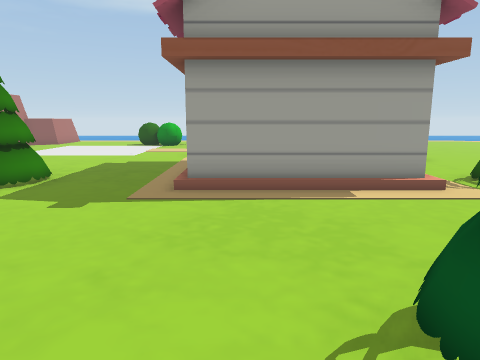
View 1 (above)

24 first-person views from a walk through a Unity game level. The camera is 1.5 m above the floor, tilts 10° down and sees 70° across. The floor is counted in squares, 1 m on a side. Each view is taken from the middle of a square. On the plan, view 1 faces up. The plan holds only what a view shows up to about 16 squares ahead; the rest is blank. The place goes on beyond the plan. Some animated figures are not drawn.

View 2
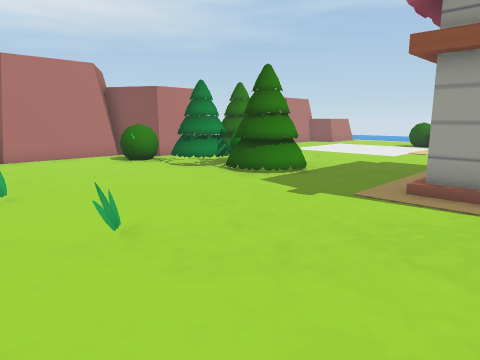

View 3
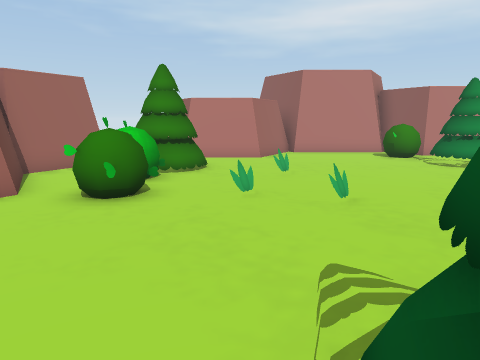

View 4
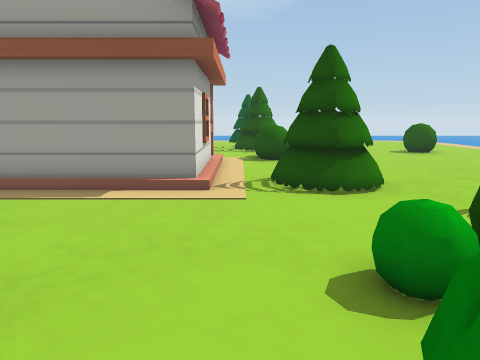

View 5
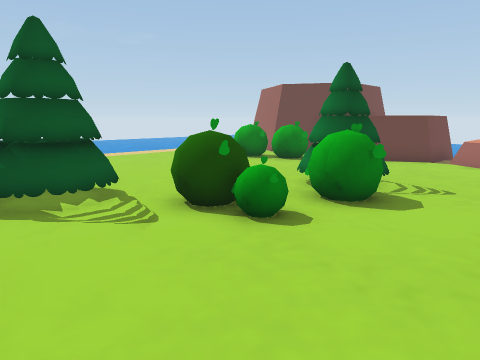

View 6
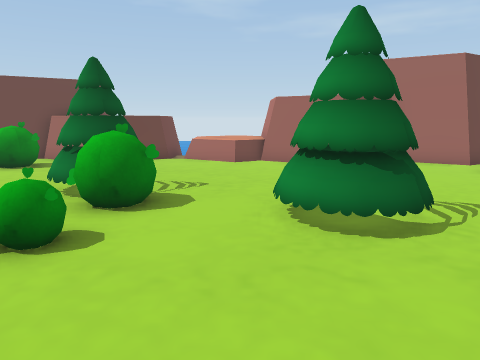

View 7
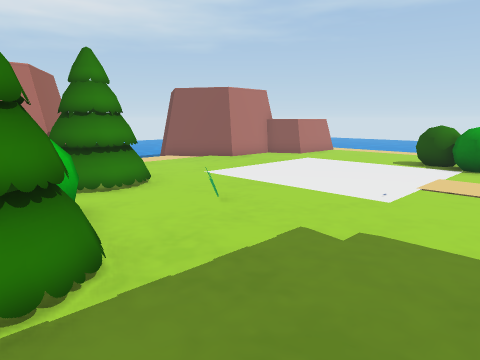

View 8
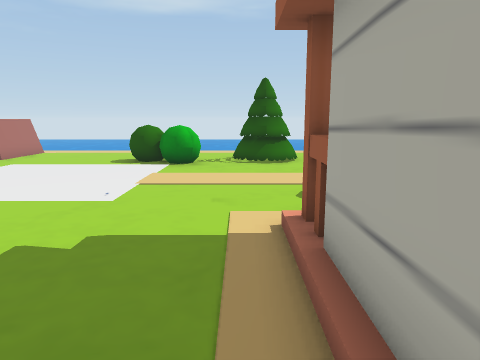

View 9
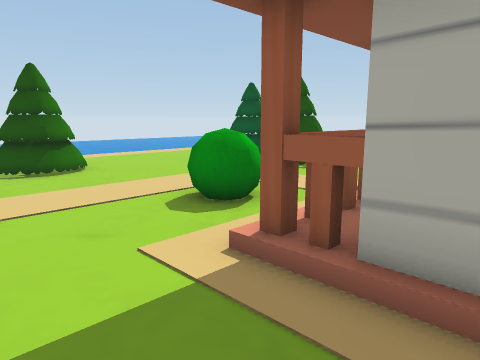

View 10
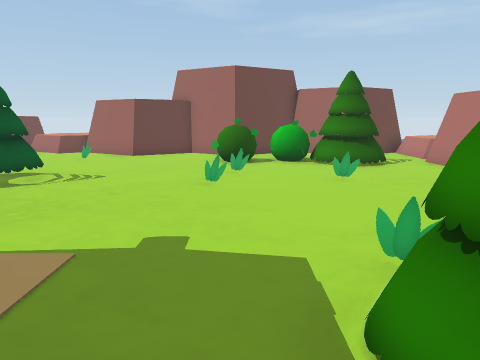

View 11
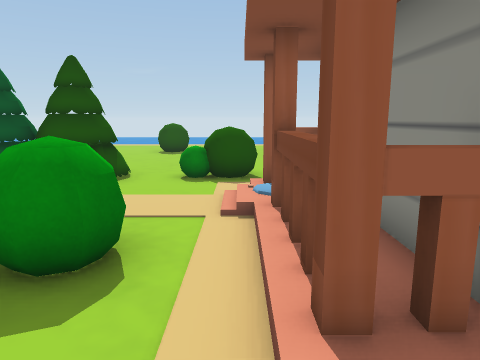

View 12
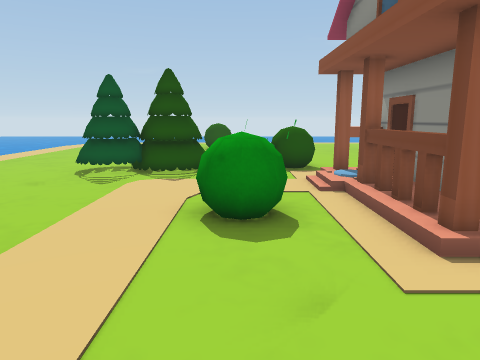

View 13
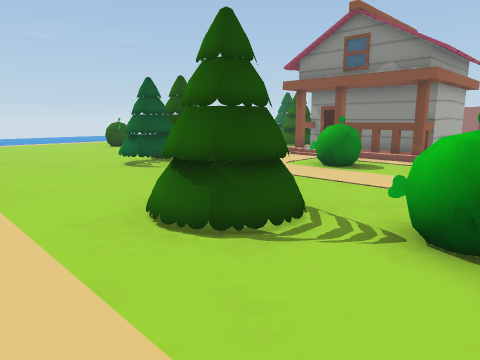

View 14
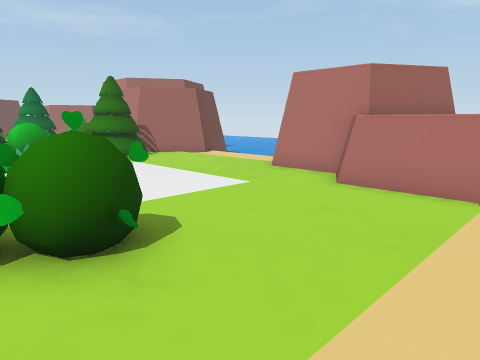

View 15
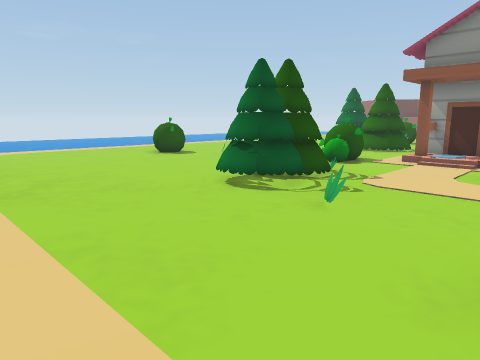

View 16
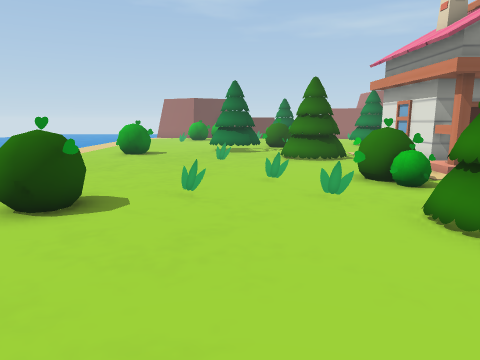

View 17
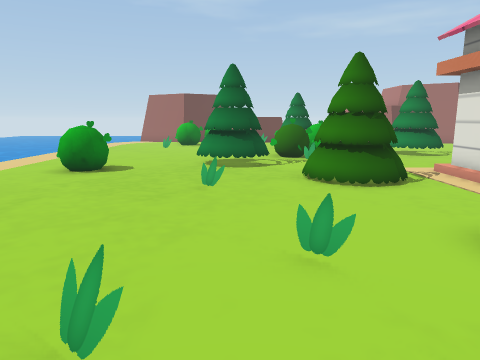

View 18
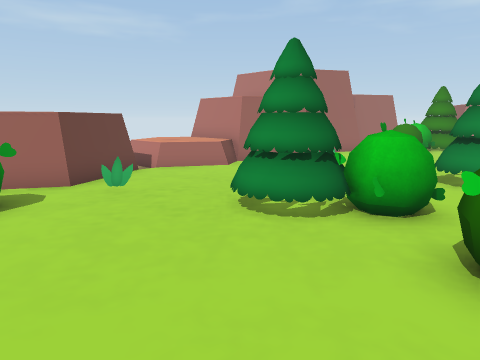

View 19
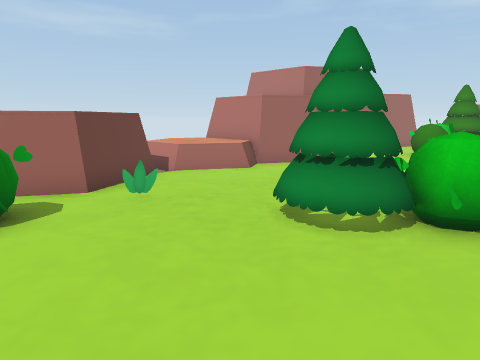

View 20
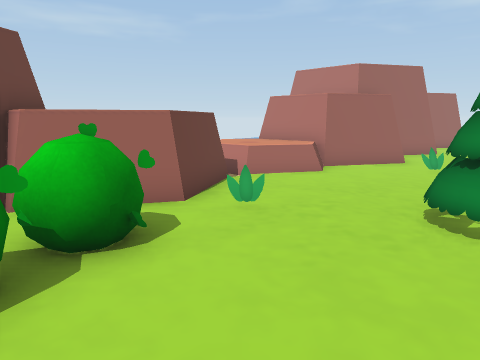

View 21
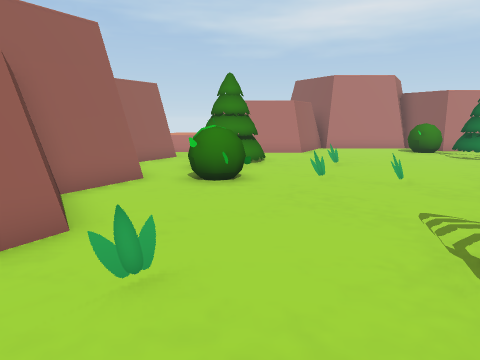

View 22
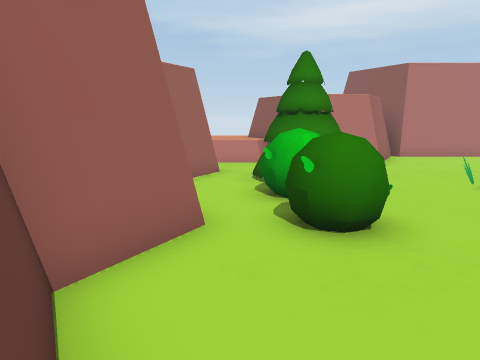

View 23
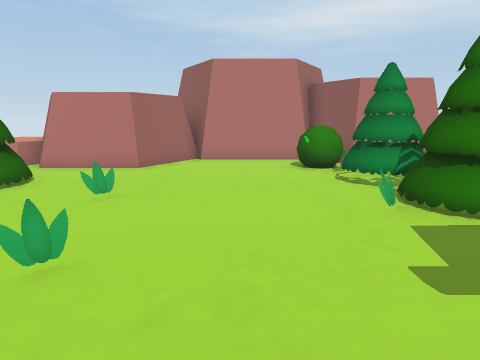

View 24
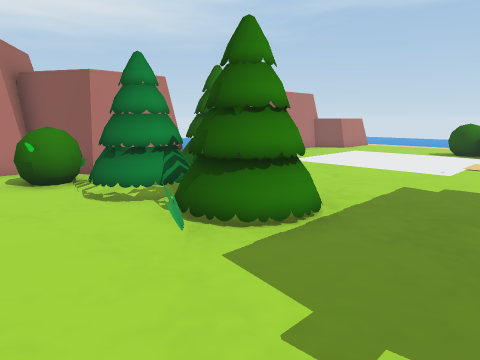

### Floor plan
Key: @ floor where view 1 was taken; # wall or solid block; . main floor; : floor 0.25 m higher than the main floor; / step, stairs or slope; T pine tree; B bush; R rock.
Columns run from 14 left of view 1 to 13 right of it. Each row starts with its distance up from view 1.
 25        ...... . ...    ...
 24    R......................
 23    R........................
 22    R.....B..TTT.............
 21  RRR....BBB.TTT.............
 20  #......BBB..T.....TT.......
 19 ##.................TT.......
 18 #R.................TTT......
 17 R..................TTT.....B
 16 ...............B....T......B
 15 ..............BB............
 14 ...............B....BB......
 13 .............//////.BB......
 12 RR.TTT.......####:#.........
 11  #RTTT.......######.........
 10  ##TT BB.....#    #.........
  9  ##.. BBTT...#    #.TTT.....
  8 ##R..TTTTT...######.TTT.....
  7 #R BBTT.T...........TTT.....
  6 ##.BB...................TT..
  5  #.....................TTT..
  4  #....................BTTT..
  3 ##..............T...BBBB....
  2 #R.............TTT....B.....
  1  RRR...........TTT..BB......
  0    R..........@.....BBT.....
 -1    R..T.............TTT....
 -2   RR.TTTB.BB................
 -3   R.. TBBBBB...............B
 -4 RRRR.....................BBB
 -5 RRRRRRR..###.RRRR.......#B
 -6    R###R#####R RRRRR..RRRR.
 -7                  RRRRRR  R##
 -8                  RRRRR   R#
 -9                   RRRR

Positions as (right, up) in squares from view 1, and headings:
1: (0, 0), facing up
2: (1, 0), facing up-left
3: (3, 0), facing left
4: (5, 0), facing up
5: (3, 7), facing down-right
6: (4, 7), facing down
7: (-2, 8), facing up-left
8: (-2, 8), facing up
9: (-4, 10), facing up-right
10: (-4, 10), facing down
11: (-3, 13), facing right
12: (-5, 15), facing right
13: (-5, 25), facing down-right
14: (-4, 25), facing down-left
15: (0, 25), facing down-right
16: (10, 22), facing down
17: (10, 17), facing down
18: (12, 3), facing down-left
19: (12, 2), facing down-left
20: (13, 0), facing down-left
21: (5, -2), facing left
22: (1, -4), facing left
23: (0, 4), facing left
24: (-2, 4), facing up-left
